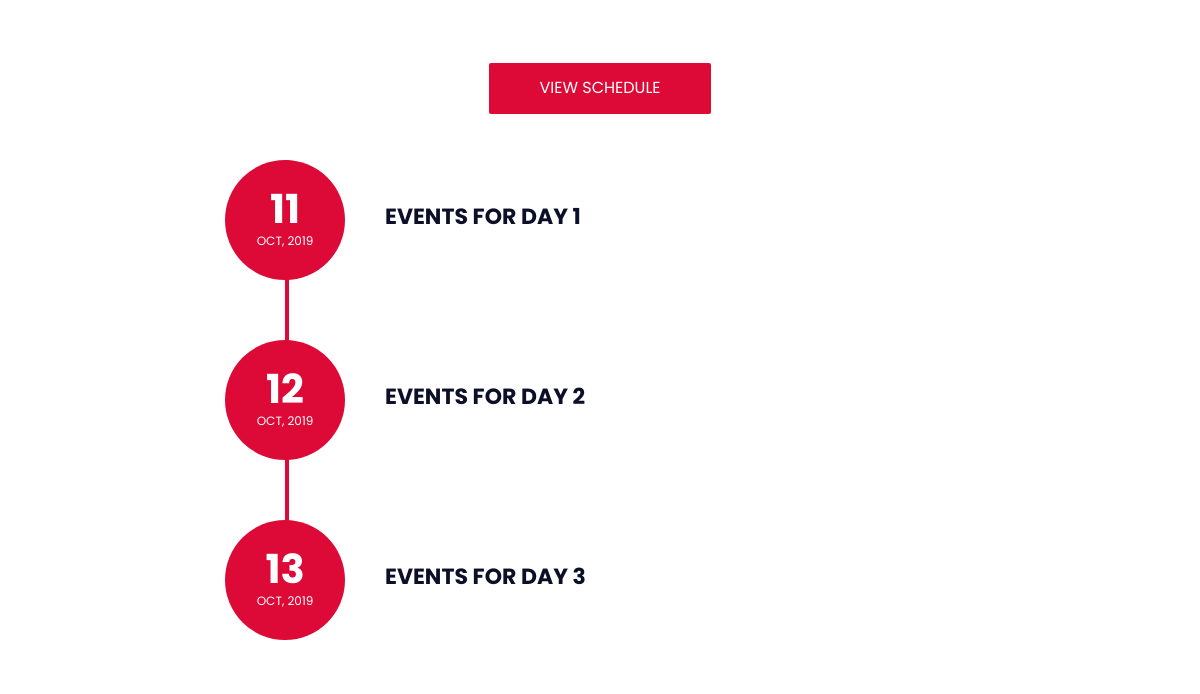
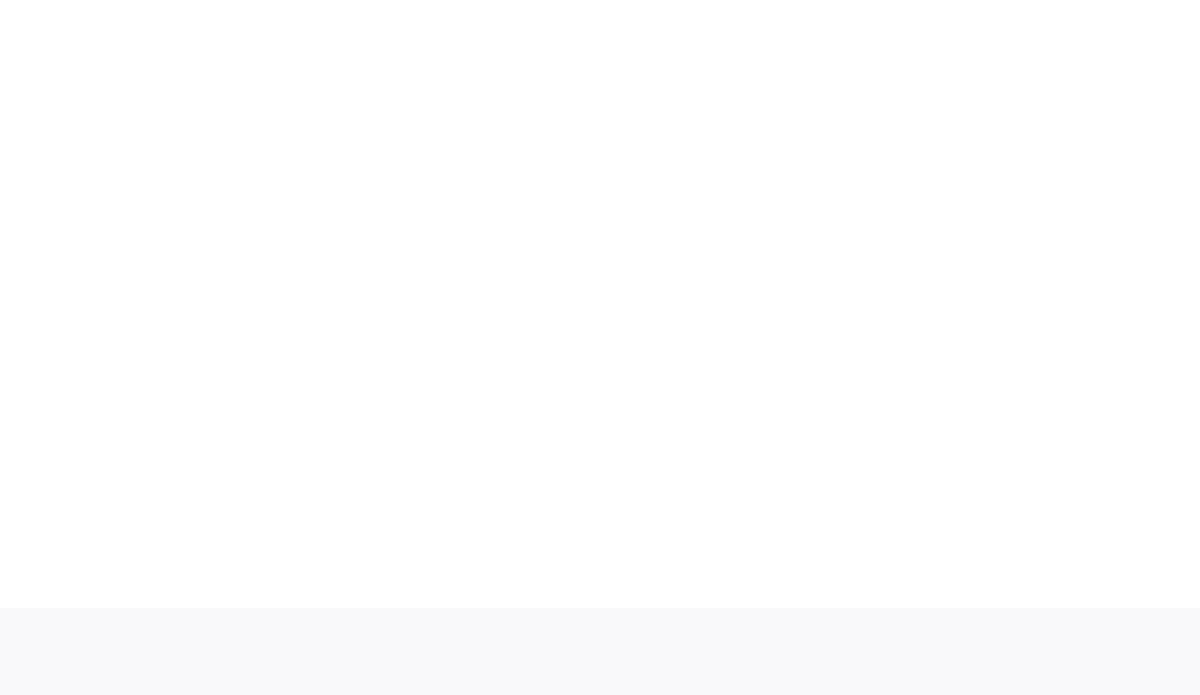
The app's page / (middle part), older data (2 pictures, top to bottom).
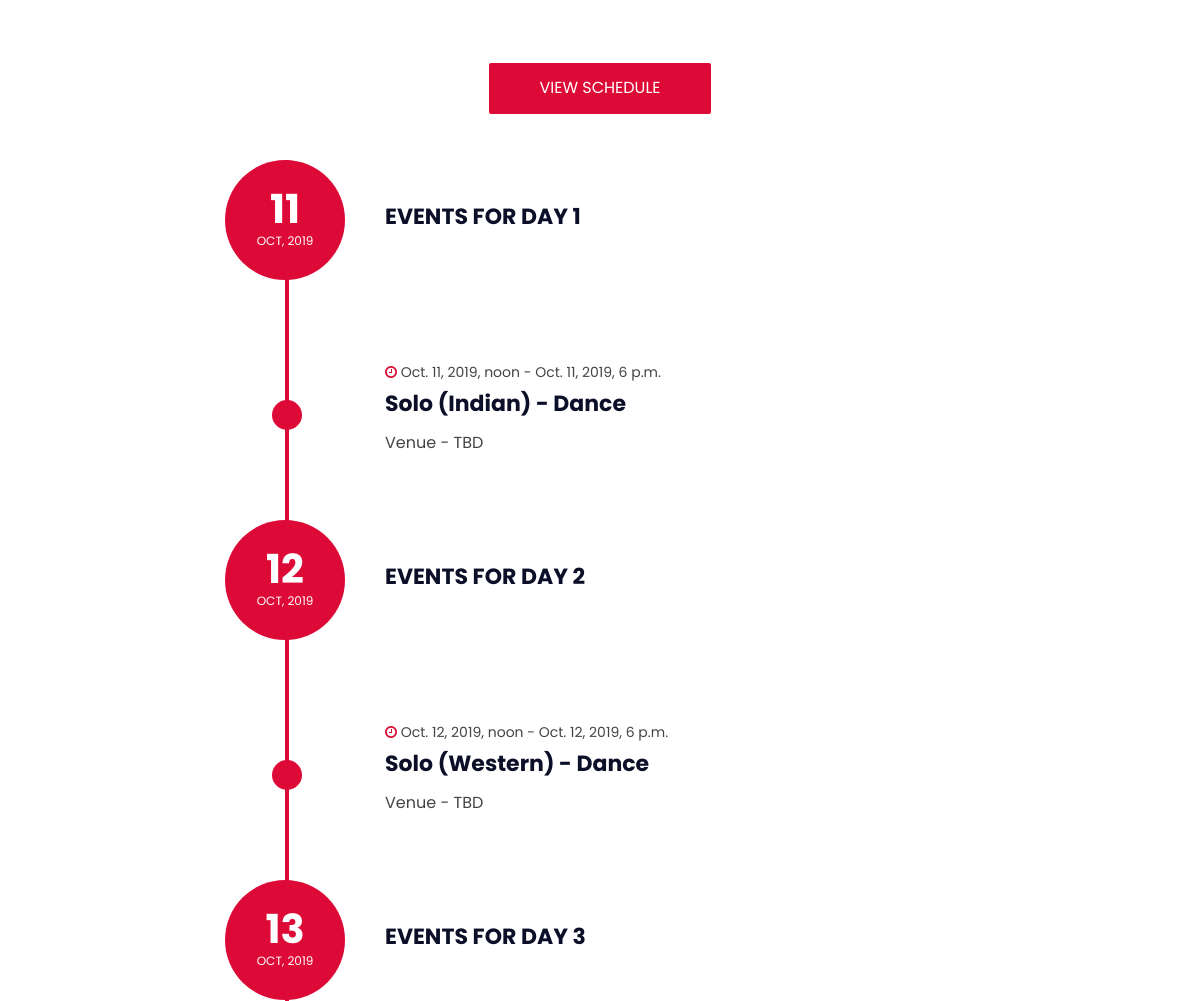
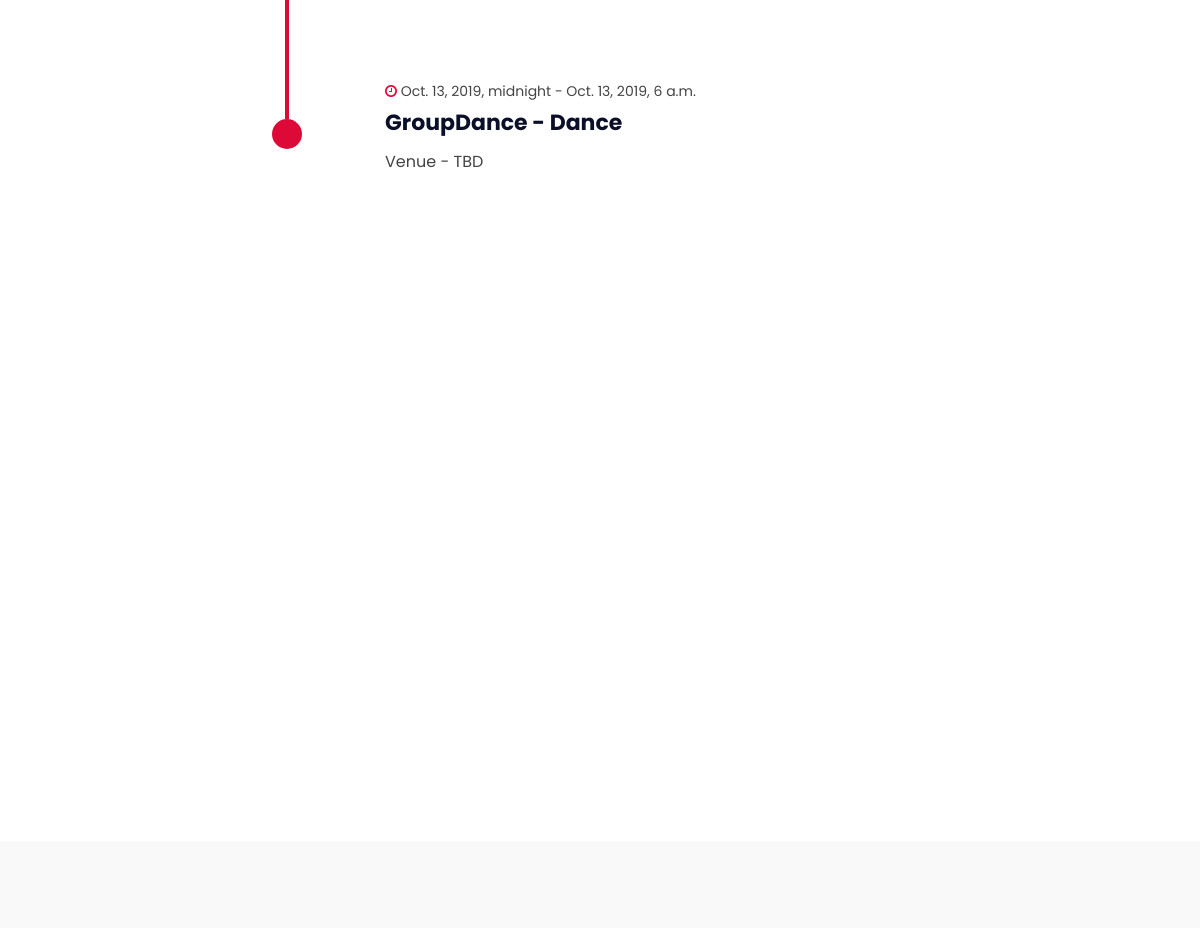
The same page, newer data (2 pictures, top to bottom).
### main_page/models.py (models this page shows, shortened)
class Event(models.Model):
    name = models.CharField(max_length=40, null=False, blank=False)
    subcategory = models.ForeignKey(Subcategory, on_delete=models.CASCADE)
    link_to_rulebook = models.URLField(max_length=300)
    EVENT_TYPE_CHOICES = [
        ('Solo', 'Solo'),
        ('Duet', 'Duet'),
        ('Group', 'Group'),
    ]
    event_type = models.CharField(
        max_length=5,
        choices=EVENT_TYPE_CHOICES,
        null=False,
        blank=False,
    )
    first_cash_prize = models.IntegerField(blank=False)
    second_cash_prize = models.IntegerField(blank=False)
    third_cash_prize = models.IntegerField(blank=False)
    first_goodies = models.IntegerField(blank=False)
    second_goodies = models.IntegerField(blank=False)
    third_goodies = models.IntegerField(blank=False)
    minimum_team_size = models.IntegerField(blank=False)
    maximum_team_size = models.IntegerField(blank=False)
    start_date_time = models.DateTimeField(blank=False)
    end_date_time = models.DateTimeField(blank=False)
    description = models.TextField(blank=False)
    venue = models.CharField(max_length=100)

class Subcategory(models.Model):
    name = models.CharField(max_length=40, null=False, blank=False)
    category = models.ForeignKey(Category, on_delete=models.CASCADE, blank=False, null=False)
    participation_fees_per_person = models.IntegerField(blank=False)
    class Meta:
        verbose_name_plural = 'Subcategories'

class Category(models.Model):
    CATEGORY_CHOICES = [
        ('Dance', 'Dance'),
        ('Dramatics', 'Dramatics'),
        ('Fine Arts', 'Fine Arts'),
        ('Gaming', 'Gaming'),
        ('Life Style', 'Life Style'),
        ('Literary', 'Literary'),
        ('Music', 'Music'),
        ('Photography', 'Photography'),
        ('Quizzing', 'Quizzing'),
        ('Video Making', 'Video Making'),
    ]
    name = models.CharField(
        max_length=20,
        choices=CATEGORY_CHOICES,
        null=False,
        blank=False,
    )
    class Meta:
        verbose_name_plural = 'Categories'

### main_page/views.py (the view)
# urls.py: path('', views.main_page_home, name="main_page_home"),
def main_page_home(request):
    our_sponsors = Our_Sponsor.objects.all().order_by('id')
    prev_sponsors = Prev_Sponsor.objects.all()
    events_11_oct = Event.objects.filter(start_date_time__startswith='2019-10-11').order_by('start_date_time')
    events_12_oct = Event.objects.filter(start_date_time__startswith='2019-10-12').order_by('start_date_time')
    events_13_oct = Event.objects.filter(start_date_time__startswith='2019-10-13').order_by('start_date_time')
    context = {'our_sponsors': our_sponsors, 'prev_sponsors': prev_sponsors, 'events_11_oct': events_11_oct, 'events_12_oct': events_12_oct, 'events_13_oct': events_13_oct}
    return render(request, 'main_page/index.html', context)

### main_page/templates/main_page/index.html (shortened to what the changed rows need)
{% extends "main_page/base.html" %}
{% load static %}
{% block content %}
<div id="schedule" class="section">
    <div class="container">
        <div class="row">
            <div class="col-md-8 col-md-offset-2">
                <br><br>
                <div class="events-wrapper">
                    {% for event in events_11_oct %}
                    <div class="event">
                        <div class="event-hour"></div>
                        <div class="event-content"><br>
                            <p class="event-time"><i class="fa fa-clock-o"></i> {{ event.start_date_time }} -
                                {{ event.end_date_time }}</p>
                            <h3 class="event-title">{{ event.name }} - {{ event.subcategory.category.name }}</h3>
                            <p>Venue - {{ event.venue }}</p>
                        </div>
                    </div>
                    {% endfor %}
                    {% for event in events_12_oct %}
                    <div class="event">
                        <div class="event-hour"></div>
                        <div class="event-content"><br>
                            <p class="event-time"><i class="fa fa-clock-o"></i> {{ event.start_date_time }} -
                                {{ event.end_date_time }}</p>
                            <h3 class="event-title">{{ event.name }} - {{ event.subcategory.category.name }}</h3>
                            <p>Venue - {{ event.venue }}</p>
                        </div>
                    </div>
                    {% endfor %}
                    {% for event in events_13_oct %}
                    <div class="event">
                        <div class="event-hour"></div>
                        <div class="event-content"><br>
                            <p class="event-time"><i class="fa fa-clock-o"></i> {{ event.start_date_time }} -
                                {{ event.end_date_time }}</p>
                            <h3 class="event-title">{{ event.name }} - {{ event.subcategory.category.name }}</h3>
                            <p>Venue - {{ event.venue }}</p>
                        </div>
                    </div>
                    {% endfor %}
                </div>
            </div>
        </div>
    </div>
</div>
{% endblock %}

Row changes from the older to the newer data that the page shows:
added Event: start_date_time "Oct. 11, 2019, noon", end_date_time "Oct. 11, 2019, 6 p.m.", name "Solo (Indian)", subcategory.category.name "Dance", venue "TBD", shown under "EVENTS FOR DAY 1"
added Event: start_date_time "Oct. 12, 2019, noon", end_date_time "Oct. 12, 2019, 6 p.m.", name "Solo (Western)", subcategory.category.name "Dance", venue "TBD", shown under "EVENTS FOR DAY 2"
added Event: start_date_time "Oct. 13, 2019, midnight", end_date_time "Oct. 13, 2019, 6 a.m.", name "GroupDance", subcategory.category.name "Dance", venue "TBD", shown under "EVENTS FOR DAY 3"
